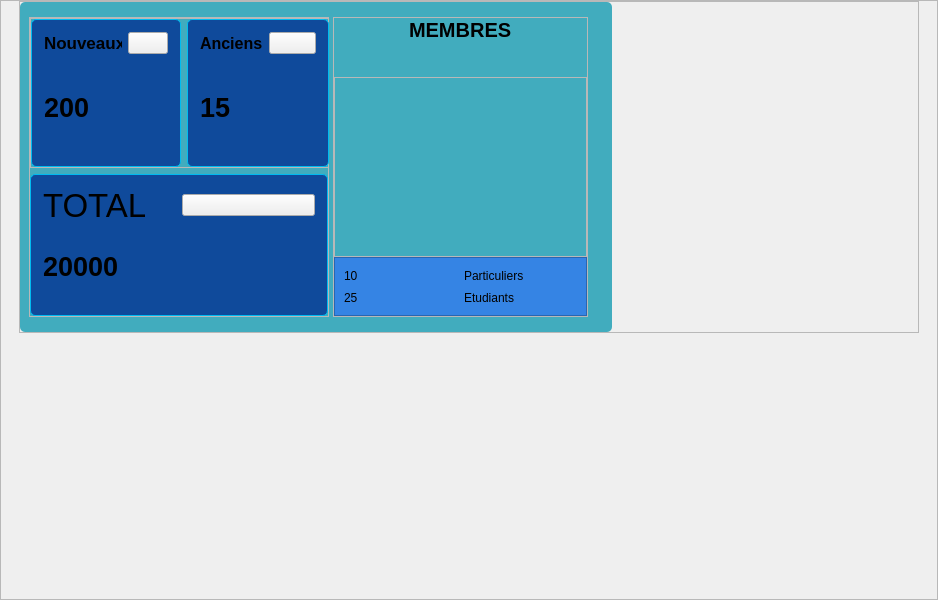
                         <widget class="QFrame" name="frame_9">
                          <property name="minimumSize">
                           <size>
                            <width>0</width>
                            <height>600</height>
                           </size>
                          </property>
                          <property name="maximumSize">
                           <size>
                            <width>600</width>
                            <height>600</height>
                           </size>
                          </property>
                          <property name="frameShape">
                           <enum>QFrame::StyledPanel</enum>
                          </property>
                          <property name="frameShadow">
                           <enum>QFrame::Raised</enum>
                          </property>
                          <layout class="QHBoxLayout" name="horizontalLayout_18">
                           <property name="spacing">
                            <number>0</number>
                           </property>
                           <property name="leftMargin">
                            <number>18</number>
                           </property>
                           <property name="topMargin">
                            <number>0</number>
                           </property>
                           <property name="rightMargin">
                            <number>18</number>
                           </property>
                           <item alignment="Qt::AlignTop">
                            <widget class="QFrame" name="frame_2">
                             <property name="minimumSize">
                              <size>
                               <width>900</width>
                               <height>0</height>
                              </size>
                             </property>
                             <property name="maximumSize">
                              <size>
                               <width>900</width>
                               <height>400</height>
                              </size>
                             </property>
                             <property name="frameShape">
                              <enum>QFrame::StyledPanel</enum>
                             </property>
                             <property name="frameShadow">
                              <enum>QFrame::Raised</enum>
                             </property>
                             <layout class="QHBoxLayout" name="horizontalLayout_19">
                              <property name="leftMargin">
                               <number>0</number>
                              </property>
                              <property name="topMargin">
                               <number>0</number>
                              </property>
                              <property name="rightMargin">
                               <number>0</number>
                              </property>
                              <property name="bottomMargin">
                               <number>0</number>
                              </property>
                              <item>
                               <widget class="QFrame" name="memberContent">
                                <property name="minimumSize">
                                 <size>
                                  <width>0</width>
                                  <height>330</height>
                                 </size>
                                </property>
                                <property name="maximumSize">
                                 <size>
                                  <width>600</width>
                                  <height>16777215</height>
                                 </size>
                                </property>
                                <property name="styleSheet">
                                 <string notr="true">#memberContent{
	background-color: rgb(65, 172, 190);
	border-radius:5px;
}</string>
                                </property>
                                <property name="frameShape">
                                 <enum>QFrame::StyledPanel</enum>
                                </property>
                                <property name="frameShadow">
                                 <enum>QFrame::Raised</enum>
                                </property>
                                <layout class="QHBoxLayout" name="horizontalLayout_20">
                                 <property name="spacing">
                                  <number>4</number>
                                 </property>
                                 <property name="leftMargin">
                                  <number>9</number>
                                 </property>
                                 <property name="topMargin">
                                  <number>0</number>
                                 </property>
                                 <property name="rightMargin">
                                  <number>24</number>
                                 </property>
                                 <property name="bottomMargin">
                                  <number>0</number>
                                 </property>
                                 <item>
                                  <widget class="QFrame" name="frame_15">
                                   <property name="maximumSize">
                                    <size>
                                     <width>300</width>
                                     <height>300</height>
                                    </size>
                                   </property>
                                   <property name="frameShape">
                                    <enum>QFrame::StyledPanel</enum>
                                   </property>
                                   <property name="frameShadow">
                                    <enum>QFrame::Raised</enum>
                                   </property>
                                   <layout class="QVBoxLayout" name="verticalLayout_14">
                                    <property name="spacing">
                                     <number>6</number>
                                    </property>
                                    <property name="leftMargin">
                                     <number>0</number>
                                    </property>
                                    <property name="topMargin">
                                     <number>0</number>
                                    </property>
                                    <property name="rightMargin">
                                     <number>0</number>
                                    </property>
                                    <property name="bottomMargin">
                                     <number>0</number>
                                    </property>
                                    <item alignment="Qt::AlignLeft">
                                     <widget class="QFrame" name="frame_17">
                                      <property name="minimumSize">
                                       <size>
                                        <width>300</width>
                                        <height>150</height>
                                       </size>
                                      </property>
                                      <property name="maximumSize">
                                       <size>
                                        <width>300</width>
                                        <height>16777215</height>
                                       </size>
                                      </property>
                                      <property name="frameShape">
                                       <enum>QFrame::StyledPanel</enum>
                                      </property>
                                      <property name="frameShadow">
                                       <enum>QFrame::Raised</enum>
                                      </property>
                                      <layout class="QHBoxLayout" name="horizontalLayout_21">
                                       <property name="leftMargin">
                                        <number>0</number>
                                       </property>
                                       <property name="topMargin">
                                        <number>0</number>
                                       </property>
                                       <property name="rightMargin">
                                        <number>0</number>
                                       </property>
                                       <property name="bottomMargin">
                                        <number>0</number>
                                       </property>
                                       <item>
                                        <widget class="QFrame" name="addContent">
                                         <property name="minimumSize">
                                          <size>
                                           <width>100</width>
                                           <height>0</height>
                                          </size>
                                         </property>
                                         <property name="maximumSize">
                                          <size>
                                           <width>150</width>
                                           <height>16777215</height>
                                          </size>
                                         </property>
                                         <property name="styleSheet">
                                          <string notr="true">#addContent{
	background-color: #0f4a9b;
	padding : 3px;
	border-radius:5px;
	border: 1px solid #00bbf0;
}</string>
                                         </property>
                                         <property name="frameShape">
                                          <enum>QFrame::StyledPanel</enum>
                                         </property>
                                         <property name="frameShadow">
                                          <enum>QFrame::Raised</enum>
                                         </property>
                                         <layout class="QVBoxLayout" name="verticalLayout_15">
                                          <item>
                                           <layout class="QHBoxLayout" name="horizontalLayout_22">
                                            <item>
                                             <widget class="QLabel" name="label_4">
                                              <property name="font">
                                               <font>
                                                <pointsize>13</pointsize>
                                                <weight>75</weight>
                                                <bold>true</bold>
                                               </font>
                                              </property>
                                              <property name="text">
                                               <string>Nouveaux</string>
                                              </property>
                                             </widget>
                                            </item>
                                            <item>
                                             <widget class="QPushButton" name="pushButton_2">
                                              <property name="text">
                                               <string/>
                                              </property>
                                              <property name="icon">
                                               <iconset resource="icons.qrc">
                                                <normaloff>:/iconWhite/user-plus.svg</normaloff>:/iconWhite/user-plus.svg</iconset>
                                              </property>
                                              <property name="iconSize">
                                               <size>
                                                <width>30</width>
                                                <height>30</height>
                                               </size>
                                              </property>
                                             </widget>
                                            </item>
                                           </layout>
                                          </item>
                                          <item>
                                           <widget class="QLabel" name="newMember">
                                            <property name="font">
                                             <font>
                                              <pointsize>20</pointsize>
                                              <weight>75</weight>
                                              <bold>true</bold>
                                             </font>
                                            </property>
                                            <property name="text">
                                             <string>200</string>
                                            </property>
                                           </widget>
                                          </item>
                                         </layout>
                                        </widget>
                                       </item>
                                       <item>
                                        <widget class="QFrame" name="delContent">
                                         <property name="minimumSize">
                                          <size>
                                           <width>100</width>
                                           <height>0</height>
                                          </size>
                                         </property>
                                         <property name="maximumSize">
                                          <size>
                                           <width>150</width>
                                           <height>16777215</height>
                                          </size>
                                         </property>
                                         <property name="styleSheet">
                                          <string notr="true">#delContent{
	background-color: #0f4a9b;
	padding : 3px;
	border-radius:5px;
	border: 1px solid #00bbf0;
}</string>
                                         </property>
                                         <property name="frameShape">
                                          <enum>QFrame::StyledPanel</enum>
                                         </property>
                                         <property name="frameShadow">
                                          <enum>QFrame::Raised</enum>
                                         </property>
                                         <layout class="QVBoxLayout" name="verticalLayout_16">
                                          <item>
                                           <layout class="QHBoxLayout" name="horizontalLayout_23">
                                            <item>
                                             <widget class="QLabel" name="label_11">
                                              <property name="font">
                                               <font>
                                                <pointsize>12</pointsize>
                                                <weight>75</weight>
                                                <bold>true</bold>
                                               </font>
                                              </property>
                                              <property name="text">
                                               <string>Anciens</string>
                                              </property>
                                             </widget>
                                            </item>
                                            <item>
                                             <widget class="QPushButton" name="pushButton_10">
                                              <property name="text">
                                               <string/>
                                              </property>
                                              <property name="icon">
                                               <iconset resource="icons.qrc">
                                                <normaloff>:/iconWhite/user-minus.svg</normaloff>:/iconWhite/user-minus.svg</iconset>
                                              </property>
                                              <property name="iconSize">
                                               <size>
                                                <width>30</width>
                                                <height>30</height>
                                               </size>
                                              </property>
                                             </widget>
                                            </item>
                                           </layout>
                                          </item>
                                          <item>
                                           <widget class="QLabel" name="oldMember">
                                            <property name="font">
                                             <font>
                                              <pointsize>20</pointsize>
                                              <weight>75</weight>
                                              <bold>true</bold>
                                             </font>
                                            </property>
                                            <property name="text">
                                             <string>15</string>
                                            </property>
                                           </widget>
                                          </item>
                                         </layout>
                                        </widget>
                                       </item>
                                      </layout>
                                     </widget>
                                    </item>
                                    <item>
                                     <widget class="QFrame" name="totalContent">
                                      <property name="minimumSize">
                                       <size>
                                        <width>0</width>
                                        <height>0</height>
                                       </size>
                                      </property>
                                      <property name="maximumSize">
                                       <size>
                                        <width>300</width>
                                        <height>16777215</height>
                                       </size>
                                      </property>
                                      <property name="styleSheet">
                                       <string notr="true">#totalContent{
	background-color: #0f4a9b;
	padding : 3px;
	border-radius:5px;
	border: 1px solid #00bbf0;
}</string>
                                      </property>
                                      <property name="frameShape">
                                       <enum>QFrame::StyledPanel</enum>
                                      </property>
                                      <property name="frameShadow">
                                       <enum>QFrame::Raised</enum>
                                      </property>
                                      <layout class="QVBoxLayout" name="verticalLayout_17">
                                       <item>
                                        <layout class="QHBoxLayout" name="horizontalLayout_24">
                                         <item>
                                          <widget class="QLabel" name="label_16">
                                           <property name="font">
                                            <font>
                                             <pointsize>25</pointsize>
                                            </font>
                                           </property>
                                           <property name="text">
                                            <string>TOTAL</string>
                                           </property>
                                          </widget>
                                         </item>
                                         <item>
                                          <widget class="QPushButton" name="pushButton_11">
                                           <property name="text">
                                            <string/>
                                           </property>
                                           <property name="icon">
                                            <iconset resource="icons.qrc">
                                             <normaloff>:/iconWhite/users.svg</normaloff>:/iconWhite/users.svg</iconset>
                                           </property>
                                           <property name="iconSize">
                                            <size>
                                             <width>40</width>
                                             <height>40</height>
                                            </size>
                                           </property>
                                          </widget>
                                         </item>
                                        </layout>
                                       </item>
                                       <item>
                                        <widget class="QLabel" name="totalMember">
                                         <property name="font">
                                          <font>
                                           <pointsize>20</pointsize>
                                           <weight>75</weight>
                                           <bold>true</bold>
                                          </font>
                                         </property>
                                         <property name="text">
                                          <string>20000</string>
                                         </property>
                                        </widget>
                                       </item>
                                      </layout>
                                     </widget>
                                    </item>
                                   </layout>
                                  </widget>
                                 </item>
                                 <item>
                                  <widget class="QFrame" name="frame_16">
                                   <property name="maximumSize">
                                    <size>
                                     <width>300</width>
                                     <height>300</height>
                                    </size>
                                   </property>
                                   <property name="frameShape">
                                    <enum>QFrame::StyledPanel</enum>
                                   </property>
                                   <property name="frameShadow">
                                    <enum>QFrame::Raised</enum>
                                   </property>
                                   <layout class="QVBoxLayout" name="verticalLayout_19">
                                    <property name="spacing">
                                     <number>0</number>
                                    </property>
                                    <property name="leftMargin">
                                     <number>0</number>
                                    </property>
                                    <property name="topMargin">
                                     <number>0</number>
                                    </property>
                                    <property name="rightMargin">
                                     <number>0</number>
                                    </property>
                                    <property name="bottomMargin">
                                     <number>0</number>
                                    </property>
                                    <item alignment="Qt::AlignHCenter|Qt::AlignTop">
                                     <widget class="QLabel" name="label_19">
                                      <property name="font">
                                       <font>
                                        <pointsize>15</pointsize>
                                        <weight>75</weight>
                                        <bold>true</bold>
                                       </font>
                                      </property>
                                      <property name="text">
                                       <string>MEMBRES</string>
                                      </property>
                                     </widget>
                                    </item>
                                    <item alignment="Qt::AlignVCenter">
                                     <widget class="QFrame" name="memberChart">
                                      <property name="minimumSize">
                                       <size>
                                        <width>0</width>
                                        <height>180</height>
                                       </size>
                                      </property>
                                      <property name="frameShape">
                                       <enum>QFrame::StyledPanel</enum>
                                      </property>
                                      <property name="frameShadow">
                                       <enum>QFrame::Raised</enum>
                                      </property>
                                     </widget>
                                    </item>
                                    <item>
                                     <widget class="QFrame" name="displayMember">
                                      <property name="styleSheet">
                                       <string notr="true">#displayMember{
	background-color: rgb(53, 132, 228);
}</string>
                                      </property>
                                      <property name="frameShape">
                                       <enum>QFrame::StyledPanel</enum>
                                      </property>
                                      <property name="frameShadow">
                                       <enum>QFrame::Raised</enum>
                                      </property>
                                      <layout class="QVBoxLayout" name="verticalLayout_18">
                                       <item>
                                        <layout class="QHBoxLayout" name="horizontalLayout_25">
                                         <item>
                                          <widget class="QLabel" name="nombreParticulier">
                                           <property name="text">
                                            <string>10</string>
                                           </property>
                                          </widget>
                                         </item>
                                         <item>
                                          <widget class="QLabel" name="label_20">
                                           <property name="text">
                                            <string>Particuliers</string>
                                           </property>
                                          </widget>
                                         </item>
                                        </layout>
                                       </item>
                                       <item>
                                        <layout class="QHBoxLayout" name="horizontalLayout_26">
                                         <item>
                                          <widget class="QLabel" name="nombreEtudiant">
                                           <property name="text">
                                            <string>25</string>
                                           </property>
                                          </widget>
                                         </item>
                                         <item>
                                          <widget class="QLabel" name="label_23">
                                           <property name="text">
                                            <string>Etudiants</string>
                                           </property>
                                          </widget>
                                         </item>
                                        </layout>
                                       </item>
                                      </layout>
                                     </widget>
                                    </item>
                                   </layout>
                                  </widget>
                                 </item>
                                </layout>
                               </widget>
                              </item>
                              <item>
                               <widget class="QFrame" name="frame_7">
                                <property name="minimumSize">
                                 <size>
                                  <width>100</width>
                                  <height>0</height>
                                 </size>
                                </property>
                                <property name="maximumSize">
                                 <size>
                                  <width>300</width>
                                  <height>0</height>
                                 </size>
                                </property>
                                <property name="frameShape">
                                 <enum>QFrame::StyledPanel</enum>
                                </property>
                                <property name="frameShadow">
                                 <enum>QFrame::Raised</enum>
                                </property>
                               </widget>
                              </item>
                             </layout>
                            </widget>
                           </item>
                          </layout>
                         </widget>
